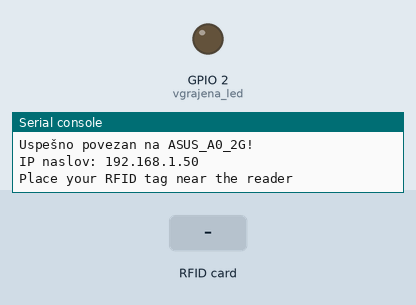
A program run on a simulated ESP32 board running MicroPython. Parts: output pins drawn as LEDs (lit = HIGH), the last lines printed to the serial console. The test bench sets the inputs (shaded band). WiFi joins after 1.5 s; the interpreter's speed is modelled, so counts of loop turns are approximate; web requests get an empty 200 reply after 0.4 s; library files of the repository ran but are not shown: mfrc522.py; pins used as bus, display or sensor lines are not drawn.

Above: at 4.4 s.
4.5 s: RFID card 5E 7A 19 C4 held to the reader
At 5.5 s:
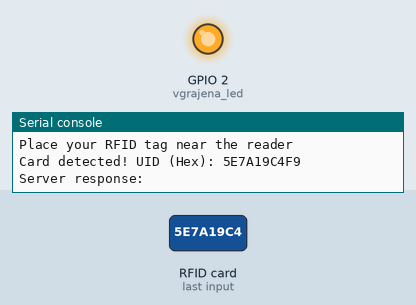
Timing chart, 0 to 7.5 s (numbered marks = the images above; inputs shaded):
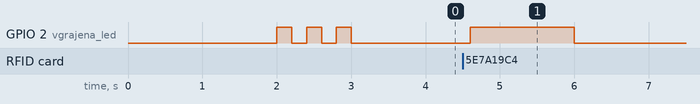

The program:

main.py
```python
import network
import time
from machine import Pin, SPI
from mfrc522 import MFRC522
import urequests

# SEZNAM OMREŽIJ
wifi_networks = [
    {"ssid": "ASUS_A0_2G", "pass": "kosir234"},
    {"ssid": "gostje", "pass": "doberdan"}
]

# Nastavitev vgrajene lučke (GPIO 2)
vgrajena_led = Pin(2, Pin.OUT)

def connect_wifi():
    wifi = network.WLAN(network.STA_IF)
    wifi.active(True)

    if wifi.isconnected():
        return wifi

    print("Iskanje shranjenih Wi-Fi omrežij...")

    for net in wifi_networks:
        print(f"Poskušam se povezati na: {net['ssid']}...")
        wifi.connect(net['ssid'], net['pass'])

        # Čakaj 7 sekund na povezavo za vsako omrežje
        attempt = 0
        while not wifi.isconnected() and attempt < 7:
            time.sleep(1)
            print(".", end="")
            attempt += 1

        if wifi.isconnected():
            print(f"\nUspešno povezan na {net['ssid']}!")
            print("IP naslov:", wifi.ifconfig()[0])

            # Utripni 3x za potrditev uspešne povezave
            for i in range(3):
                vgrajena_led.value(1)
                time.sleep(0.2)
                vgrajena_led.value(0)
                time.sleep(0.2)
            return wifi
        else:
            print(f"\n{net['ssid']} ni na voljo.")

    print("Nobeno omrežje ni dosegljivo!")
    return None

# Zaženi povezovanje
wifi_conn = connect_wifi()

# Definicije pinov za RFID
sda_pin = 5
sck_pin = 18
mosi_pin = 23
miso_pin = 19
rst_pin = 4

# Initialize SPI communication
spi = SPI(1, baudrate=1000000, polarity=0, phase=0, sck=Pin(sck_pin), mosi=Pin(mosi_pin), miso=Pin(miso_pin))
rdr = MFRC522(spi=spi, gpioRst=rst_pin, gpioCs=sda_pin)

def scan_rfid():
    #checks if we r connected
    if not network.WLAN(network.STA_IF).isconnected():
        print("Naprava ni povezana na internet. Skeniranje onemogočeno.")
        return

    print("Place your RFID tag near the reader")

    while True:
        status, tag_type = rdr.request(0x26)

        if status == rdr.OK:
            status, uid = rdr.anticoll()

            if status == rdr.OK:
                vgrajena_led.value(1)

                uid_str = ''.join(['{:02X}'.format(x) for x in uid])
                print("Card detected! UID (Hex):", uid_str)

                try:
                    klic = urequests.get(f"https://044ttxm2-5000.euw.devtunnels.ms/getNFC/{uid_str}")
                    print("Server response:", klic.text)
                except Exception as e:
                    print("Network error:", e)

                time.sleep(1)
                vgrajena_led.value(0)
                time.sleep(1)

        time.sleep(0.1)

# Pozene funkcijo samo če je wifi povezan
if wifi_conn:
    scan_rfid()
```

Measured:
- after the input at 4.5 s, GPIO 2 (vgrajena_led): LOW → HIGH after 0.10 s, → LOW 1.4 s later
